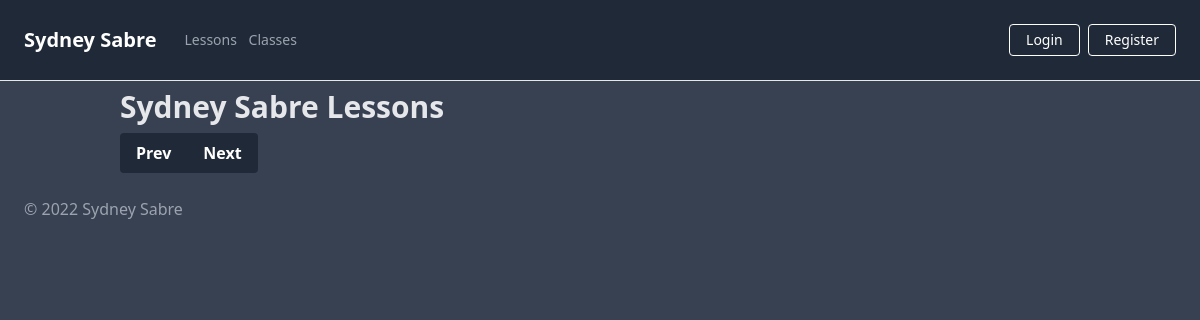
The app's page /date/2022-02-07, older data.
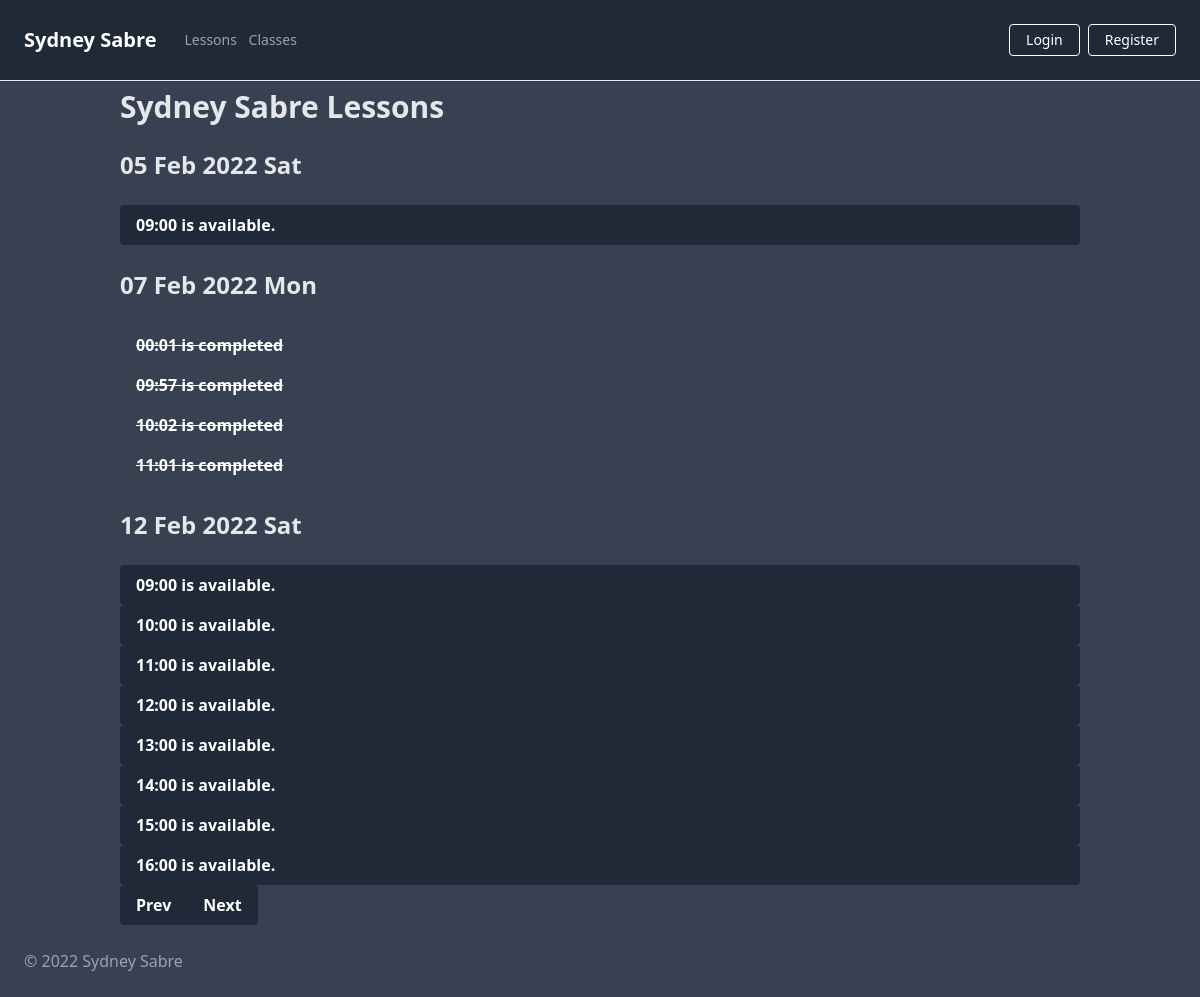
The same page, newer data.
### app/models.py (models this page shows, shortened)
class Slot(db.Model):
    __tablename__ = "slots"
    id = db.Column(db.Integer, primary_key=True)
    date = db.Column(db.Date, nullable=False)
    time = db.Column(db.Time, nullable=False)
    name = db.Column(db.String(250), nullable=True)
    comment = db.Column(db.String(500), nullable=True)
    paid = db.Column(db.Boolean, default=False, nullable=True)
    completed = db.Column(db.Boolean, default=False, nullable=True)
    user_id = db.Column(db.Integer, db.ForeignKey('users.id'))

### app/routes.py (the view)
@app.route('/date/<date>')
def show_date(date):
    date = datetime.datetime.strptime(date, '%Y-%m-%d')
    date = date.date() # Strip hours from date
    date_plus_range = date + datetime.timedelta(days=SCAN_RANGE)
    date_minus_range = date - datetime.timedelta(days=SCAN_RANGE)
    slots = Slot.query.filter(and_(Slot.date < date_plus_range, Slot.date > date_minus_range)) #Show slots on current date +/- range days.
    slots = sorted(slots, key=lambda slot: slot.time) # Sort by time
    slots = sorted(slots, key=lambda slot: slot.date) # Then sort by date
    slots_by_date = []
    for k, g in groupby(slots, key=lambda slot: slot.date):
        slots_by_date.append(list(g))
    return render_template('index.html', all_slots=slots_by_date, today=date, next_date=date_plus_range, prev_date=date_minus_range)

### app/templates/index.html
{% extends "base.html" %}
{% block title %}
Sydney Sabre Lessons
{% endblock %}
{% block content %}
    <div class="container">
        <h1 class="text-gray-200 my-2 text-3xl font-bold">{{ self.title() }}</h1>
        {% for date in all_slots%}
        <div class="flex mr-auto my-4 w-full md:w-3/4 lg:w-1/2">
            <h2 class="text-gray-200 my-2 text-2xl font-bold">{{ date[0].date.strftime('%d %b %Y %a') }}</h2>
        </div>
            {% for time in date %}
                {% if current_user.is_admin: %}
                    <div class="flex ml-12 mr-auto my-4 w-3/4 md:w-1/2 lg:w-1/2">
                        {% if time.completed == True: %}
                        <a class="grow bg-gray-700 line-through text-white font-bold py-2 px-4 rounded"
                        {% elif time.name == None: %}
                        <a class="grow bg-gray-800 hover:bg-gray-400 text-white font-bold py-2 px-4 rounded"
                        {% elif time.paid == True: %}
                        <a class="grow bg-green-800 hover:bg-green-400 text-white font-bold py-2 px-4 rounded"
                        {% else %}
                        <a class="grow bg-red-800 hover:bg-red-400 text-white font-bold py-2 px-4 rounded"
                        {% endif %}
                            href="{{ url_for('book_slot', slot_id=time.id) }}">
                            {{ time.time.strftime('%H:%M') }} booked for {{ time.name }}
                        </a>
                        <div class="flex">
                            <a class="bg-red-400 hover:bg-red-200 text-white font-bold mx-2 px-3 py-2 rounded"
                                href="{{url_for('delete_slot', slot_id=time.id) }}">
                                ✘
                            </a>
                        </div>
                        <div class="flex">
                            <a class="bg-green-400 hover:bg-green-200 text-white font-bold mx-2 px-3 py-2 rounded"
                                href="{{url_for('toggle_complete_slot', slot_id=time.id) }}">
                                ✓
                            </a>
                        </div>
                    </div>
                {% else %}
                    {% if time.completed == True: %}
                    <div class="flex grow">
                        <p class="grow bg-gray-700 text-white line-through font-bold py-2 px-4 rounded">
                            {{ time.time.strftime('%H:%M') }} is completed
                        </p>
                    </div>
                    {% elif time.name == None: %}
                    <div class="flex grow">
                        <a class="grow bg-gray-800 hover:bg-gray-400 text-white font-bold py-2 px-4 rounded"
                            href="{{ url_for('book_slot', slot_id=time.id) }}">
                            {{ time.time.strftime('%H:%M') }} is available.
                        </a>
                    </div>
                    {% elif time.paid == True: %}
                    <div class="flex grow">
                        <p class="grow bg-green-600 text-white font-bold py-2 px-4 rounded">
                            {{ time.time.strftime('%H:%M') }} is booked and paid.
                        </p>
                    </div>
                    {% else %}
                    <div class="flex grow">
                        <p class="grow bg-red-800 text-white font-bold py-2 px-4 rounded">
                            {{ time.time.strftime('%H:%M') }} is already booked.
                        </p>
                    </div>
                    {% endif %}
                {% endif %}
            {% endfor %}
        {% endfor%}
        <div class="inline-flex">
            <a class="bg-gray-800 hover:bg-gray-400 text-white font-bold py-2 px-4 rounded-l" href="{{url_for('show_date', date=prev_date)}}">
              Prev
            </a>
            <a class="bg-gray-800 hover:bg-gray-400 text-white font-bold py-2 px-4 rounded-r" href="{{url_for('show_date', date=next_date)}}">
              Next
            </a>
          </div>
    </div>
{% endblock %}

### app/templates/base.html (shortened to what this page needs)
<!DOCTYPE html>
<html lang="en">
<head>
    <link rel="stylesheet" href="{{url_for('static', filename='css/main.css')}}">
</head>
<body class="bg-gray-700">
    <nav class="flex items-center justify-between flex-wrap bg-gray-800 p-6">
        <div class="flex items-center flex-shrink-0 text-white mr-6">
            <span class="font-bold text-xl">Sydney Sabre</span>
        </div>
        <div class="w-full block flex-grow sm:flex sm:items-center sm:w-auto">
            <div class="text-sm sm:flex-grow">
                <a
                    class="text-gray-400 hover:text-white block mt-4 sm:inline-block sm:mt-0 px-1"
                    href="{{url_for('index')}}">
                    Lessons
                </a>
                <a
                    class="text-gray-400 hover:text-white block mt-4 sm:inline-block sm:mt-0 px-1"
                    href="{{url_for('show_classes')}}">
                    Classes
                </a>
            </div>
            {% if current_user.is_authenticated: %}
            <div>
                <a
                class="inline-block text-sm px-4 py-2 leading-none border rounded text-white border-white hover:border-transparent hover:text-blue-500 hover:bg-white mt-4 md:mt-0"
                href="{{url_for('logout')}}">
                Logout
                </a>
            </div>
            {% else %}
            <div class="mr-2">
                <a
                class="inline-block text-sm px-4 py-2 leading-none border rounded text-white border-white hover:border-transparent hover:text-blue-500 hover:bg-white mt-4 md:mt-0"
                href="{{url_for('login')}}">
                Login
                </a>
            </div>
            <div>
                <a
                class="inline-block text-sm px-4 py-2 leading-none border rounded text-white border-white hover:border-transparent hover:text-blue-500 hover:bg-white mt-4 md:mt-0"
                href="{{url_for('register')}}">
                Register
                </a>
            </div>
            {% endif %}
        </div>
    </nav>
    <hr>
    {% block content %}{% endblock %}
</body>
<footer>
    <div class="p-6">
        <p class="text-gray-400">
            &copy;
            Sydney Sabre
        </p>
    </div>
</footer>
</html>

### app/static/css/main.css (style rules this page uses)
html { line-height: 1.5; -webkit-text-size-adjust: 100%; -moz-tab-size: 4; -o-tab-size: 4; tab-size: 4; font-family: ui-sans-serif, system-ui, -apple-system, BlinkMacSystemFont, "Segoe UI", Roboto, "Helvetica Neue", Arial, "Noto Sans", sans-serif, "Apple Color Emoji", "Segoe UI Emoji", "Segoe UI Symbol", "Noto Color Emoji"; }
body { margin: 0; line-height: inherit; }
hr { height: 0; color: inherit; border-top-width: 1px; }
h1, h2, h3, h4, h5, h6 { font-size: inherit; font-weight: inherit; }
a { color: inherit; text-decoration: inherit; }
blockquote, dl, dd, h1, h2, h3, h4, h5, h6, hr, figure, p, pre { margin: 0; }
.container { width: 100%; margin-right: auto; margin-left: auto; padding-right: 2rem; padding-left: 2rem; }
@media (min-width: 640px) { .container { max-width: 640px; } }
@media (min-width: 768px) { .container { max-width: 768px; } }
@media (min-width: 1024px) { .container { max-width: 1024px; } }
.my-2 { margin-top: 0.5rem; margin-bottom: 0.5rem; }
.my-4 { margin-top: 1rem; margin-bottom: 1rem; }
.mr-auto { margin-right: auto; }
.mr-6 { margin-right: 1.5rem; }
.mt-4 { margin-top: 1rem; }
.mr-2 { margin-right: 0.5rem; }
.block { display: block; }
.inline-block { display: inline-block; }
.flex { display: flex; }
.inline-flex { display: inline-flex; }
.w-full { width: 100%; }
.flex-shrink-0 { flex-shrink: 0; }
.flex-grow { flex-grow: 1; }
.grow { flex-grow: 1; }
.flex-wrap { flex-wrap: wrap; }
.items-center { align-items: center; }
.justify-between { justify-content: space-between; }
.rounded { border-radius: 0.25rem; }
.rounded-l { border-top-left-radius: 0.25rem; border-bottom-left-radius: 0.25rem; }
.rounded-r { border-top-right-radius: 0.25rem; border-bottom-right-radius: 0.25rem; }
.border { border-width: 1px; }
.border-white { --tw-border-opacity: 1; border-color: rgb(255 255 255 / var(--tw-border-opacity)); }
.bg-gray-700 { --tw-bg-opacity: 1; background-color: rgb(55 65 81 / var(--tw-bg-opacity)); }
.bg-gray-800 { --tw-bg-opacity: 1; background-color: rgb(31 41 55 / var(--tw-bg-opacity)); }
.p-6 { padding: 1.5rem; }
.py-2 { padding-top: 0.5rem; padding-bottom: 0.5rem; }
.px-4 { padding-left: 1rem; padding-right: 1rem; }
.px-1 { padding-left: 0.25rem; padding-right: 0.25rem; }
.text-3xl { font-size: 1.875rem; line-height: 2.25rem; }
.text-2xl { font-size: 1.5rem; line-height: 2rem; }
.text-xl { font-size: 1.25rem; line-height: 1.75rem; }
.text-sm { font-size: 0.875rem; line-height: 1.25rem; }
.font-bold { font-weight: 700; }
.leading-none { line-height: 1; }
.text-gray-200 { --tw-text-opacity: 1; color: rgb(229 231 235 / var(--tw-text-opacity)); }
.text-white { --tw-text-opacity: 1; color: rgb(255 255 255 / var(--tw-text-opacity)); }
.text-gray-400 { --tw-text-opacity: 1; color: rgb(156 163 175 / var(--tw-text-opacity)); }
.line-through { -webkit-text-decoration-line: line-through; text-decoration-line: line-through; }
@media (min-width: 640px) { .sm\:mt-0 { margin-top: 0px; } }
@media (min-width: 640px) { .sm\:inline-block { display: inline-block; } }
@media (min-width: 640px) { .sm\:flex { display: flex; } }
@media (min-width: 640px) { .sm\:w-auto { width: auto; } }
@media (min-width: 640px) { .sm\:flex-grow { flex-grow: 1; } }
@media (min-width: 640px) { .sm\:items-center { align-items: center; } }
@media (min-width: 768px) { .md\:mt-0 { margin-top: 0px; } }
@media (min-width: 768px) { .md\:w-3\/4 { width: 75%; } }
@media (min-width: 1024px) { .lg\:w-1\/2 { width: 50%; } }

Row changes from the older to the newer data that the page shows:
added Slot: date "05 Feb 2022 Sat", time "09:00"
added Slot: date "07 Feb 2022 Mon", time "00:01"
added Slot: time "09:57", shown under "07 Feb 2022 Mon"
added Slot: time "10:02", shown under "07 Feb 2022 Mon"
added Slot: time "11:01", shown under "07 Feb 2022 Mon"
added Slot: date "12 Feb 2022 Sat", time "09:00"
added Slot: time "10:00", shown under "12 Feb 2022 Sat"
added Slot: time "11:00", shown under "12 Feb 2022 Sat"
added Slot: time "12:00", shown under "12 Feb 2022 Sat"
added Slot: time "13:00", shown under "12 Feb 2022 Sat"
added Slot: time "14:00", shown under "12 Feb 2022 Sat"
added Slot: time "15:00", shown under "12 Feb 2022 Sat"
added Slot: time "16:00", shown under "12 Feb 2022 Sat"
